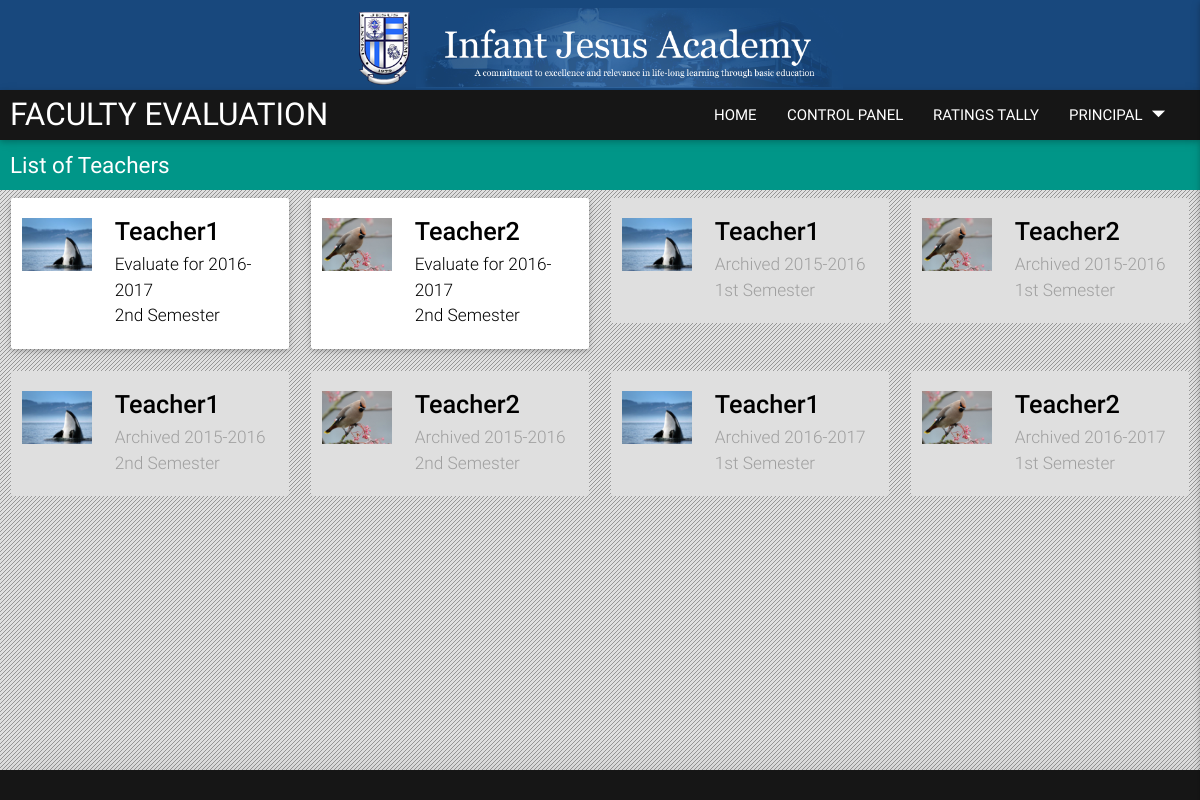
The page / (signed in) on the database its author committed.
### tables this page shows
CREATE TABLE `results` (
  `id` int(11) NOT NULL AUTO_INCREMENT,
  `year` int(11) DEFAULT NULL,
  `semester` int(11) DEFAULT '0',
  `evaluator` varchar(100) DEFAULT NULL,
  `to_evaluate` varchar(100) DEFAULT NULL,
  `tc` float(7,4) DEFAULT NULL,
  `ea` float(7,4) DEFAULT NULL,
  `ap` float(7,4) DEFAULT NULL,
  `student` float(7,4) DEFAULT NULL,
  `evtype` varchar(60) DEFAULT NULL,
  `open` tinyint(1) DEFAULT '0',
  PRIMARY KEY (`id`)
);

CREATE TABLE `img_uploads` (
  `id` int(11) NOT NULL AUTO_INCREMENT,
  `userId` varchar(150) DEFAULT NULL,
  `img_reference` varchar(100) DEFAULT NULL,
  PRIMARY KEY (`id`)
);

CREATE TABLE `results_archive` (
  `id` int(11) NOT NULL AUTO_INCREMENT,
  `year` int(11) DEFAULT NULL,
  `semester` int(11) DEFAULT '0',
  `evaluator` varchar(100) DEFAULT NULL,
  `to_evaluate` varchar(100) DEFAULT NULL,
  `tc` float(7,4) DEFAULT NULL,
  `ea` float(7,4) DEFAULT NULL,
  `ap` float(7,4) DEFAULT NULL,
  `student` float(7,4) DEFAULT NULL,
  `evtype` varchar(60) DEFAULT NULL,
  `open` tinyint(1) DEFAULT '0',
  PRIMARY KEY (`id`)
);

### index.php (called while the page is built, shortened)
<?php
	$base_controller = 'app';
	require_once BASEPATH.'include/router.php';

### application/include/common.php (called while the page is built, shortened)
<?php if ( ! defined('BASEPATH')) exit('No direct script access allowed');
	require BASEPATH.'include/checklogin.php';
class Common
{
	var $link;
	function get_connection()
	{
		include BASEPATH.'include/connect.php';
		$this->link = $con;
	}
	function this_view($view, $data = NULL, $data2 = NULL, $data3 = NULL, $data4 = NULL, $data5 = NULL)
	{
		include BASEPATH.'views/templates/header.php';
		include BASEPATH.$view;
		include BASEPATH.'views/templates/footer.php';
	}
	function check_user_login()
	{
		$check = new Check_login();
		$check->check_user_session($this->link);
		return $check->get_status();
	}
	function logged_as_principal($type = 'both')
	{
		$check = new Check_login();
		if ($this->check_user_login() && $check->is_user_principal($type))
		{
			return TRUE;
		}
		else return FALSE;
	}
	function allow_supervisors()
	{
		if ($this->check_user_login() AND $_SESSION['supervisor'] != 'none')
		{
			return TRUE;
		}
		else return FALSE;
	}
	function get_session_info($info)
	{
		if ($this->check_user_login() && $info != 'password')
		{
			return $_SESSION[$info];
		}
		else return NULL;
	}
}

### application/include/checklogin.php (called while the page is built, shortened)
<?php if ( ! defined('BASEPATH')) exit('No direct script access allowed');
class Check_login
{
	var $login_status = FALSE;
	function get_status()
	{
		return $this->login_status;
	}
	function check_user_session($con)
	{
		if (isset($_SESSION['userid']) && isset($_SESSION['logid']) && isset($_SESSION['uname'])
			&& isset($_SESSION['password']) && isset($_SESSION['utype']) && isset($_SESSION['supervisor']))
		{
			$userid = mysqli_real_escape_string($con, $_SESSION['userid']);
			$logid = preg_replace('#[^a-zA-Z0-9]#', '', $_SESSION['logid']);
			$password = mysqli_real_escape_string($con, $_SESSION['password']);
			$utype = preg_replace('#[^a-z]#', '', $_SESSION['utype']);
			$supervisor = preg_replace('#[^a-z]#', '', $_SESSION['supervisor']);
			$this->login_status = $this->auth_user($con, $userid, $logid, $password, $utype, $supervisor);
		}
	}
	function auth_user($con, $userid, $logid, $password, $utype, $supervisor)
	{
		$sql = "SELECT *
				FROM users
				WHERE hashid COLLATE latin1_general_cs LIKE ? AND logid COLLATE latin1_general_cs LIKE ?
				AND password=? AND utype=? AND supervisor=? AND activation=1 AND is_deleted=0";
		$stmt = mysqli_prepare($con, $sql);
		mysqli_stmt_bind_param($stmt, 'sssss', $userid, $logid, $password, $utype, $supervisor);
		mysqli_stmt_execute($stmt);
		$query = mysqli_stmt_get_result($stmt);
		$numrows = mysqli_num_rows($query);
		if ($numrows > 0)
			return true;
	}
	function is_user_principal($type = 'both')
	{
		if ($type == 'both')
		{
			if (preg_replace('#[^a-z]#', '', $_SESSION['supervisor']) == 'principal'
				OR preg_replace('#[^a-z]#', '', $_SESSION['supervisor']) == 'api')
				return true;
		}
		elseif ($type == 'principal')
		{
			if (preg_replace('#[^a-z]#', '', $_SESSION['supervisor']) == 'principal')
				return true;
		}
		else return false;
	}
}

### application/process/evaluation_entries.php (called while the page is built, shortened)
<?php if ( ! defined('BASEPATH')) exit('No direct script access allowed');
class Evaluation_entries
{
	function get_persons_to_evaluate($con, $userid)
	{
		$sql = "SELECT to_evaluate, users.uname, evtype, users.supervisor, results.open, tc, ea, ap, student, year, semester
				FROM results
				INNER JOIN users ON users.hashid =results.to_evaluate
				WHERE evaluator='$userid'";
		$query = mysqli_query($con, $sql);
		$persons = array();
		$a = 0;
		while ($row = mysqli_fetch_array($query))
		{
			$answered = 'no';
			$persons[$a] = array(
				'userid' => $row[0],
				'full_name' => ucwords($row[1]),
				'type' => $row[2],
				'position' => $row[3],
				'open' => $row[4],
				'year' => substr($row[9], 0, strlen($row[9]) / 2).'-'.substr($row[9], strlen($row[9]) / 2),
				'semester' => $row[10],
				'is_answered' => $answered
			);
			$a++;
		}
		return $persons;
	}
}

### application/process/file_upload_parser.php (called while the page is built, shortened)
<?php if ( ! defined('BASEPATH')) exit('No direct script access allowed');
class File_upload_parser
{
	function get_image_reference($con, $id, $no_photo_ref)
	{
		$sql = "SELECT img_reference
				FROM img_uploads
				WHERE userId=?";
		$stmt = mysqli_prepare($con, $sql);
		mysqli_stmt_bind_param($stmt, 's', $id);
		mysqli_stmt_execute($stmt);
		$query = mysqli_stmt_get_result($stmt);
		$row = mysqli_fetch_array($query);
		$numrows = mysqli_num_rows($query);
		if ($numrows == 0)
		{
			return $no_photo_ref;
		}
		else return base_url.$row[0];
	}
}

### application/process/evaluation_archive.php (called while the page is built, shortened)
<?php if ( ! defined('BASEPATH')) exit('No direct script access allowed');
class Evaluation_archive
{
	function get_archived_evaluation($con, $userid)
	{
		$sql = "SELECT to_evaluate, users.uname, evtype, users.supervisor, year, semester
				FROM results_archive
				INNER JOIN users ON users.hashid =results_archive.to_evaluate
				WHERE evaluator='$userid';";
		$query = mysqli_query($con, $sql);
		$persons = array();
		$a = 0;
		while ($row = mysqli_fetch_array($query))
		{
			$persons[$a] = array(
				'userid' => $row[0],
				'full_name' => ucwords($row[1]),
				'type' => $row[2],
				'position' => $row[3],
				'year' => $row[4],
				'semester' => $row[5]
			);
			$a++;
		}
		return $persons;
	}
}

### application/views/main.php (the view, shortened to what this page needs)
<main>
	<div class="container">
		<div class="nav-wrapper subNav">
			<span class="brand-logo" style="text-transform: none !important;">List of Teachers</span>
		</div>
<?php
	$entries = $data;
	$cardNum = 0;
	if ($entries != NULL)
	{
		foreach ($entries as &$entry)
		{
			if ($entry['semester'] == 1)
			{
				$semester = '1st Semester';
			}
			elseif ($entry['semester'] == 2)
			{
				$semester = '2nd Semester';
			}
			else $semester = '';
			$link_text = 'Evaluate for '.$entry['year'].'<br>'.$semester;
			$closed = '[Closed]';
			$link = '';
			if ($entry['open'])
			{
				if ($entry['is_answered'] == 'no')
				{
					$link = '/app/evaluation/'.$entry['userid'].'/'.$entry['semester'];
				}
				else
				{
					$link_text = 'Score for '.$entry['year'].'<br>'.$semester;
					$link = '/app/score/'.$entry['userid'].'/'.$entry['semester'];
				}
				$closed = '';
			}
			if($cardNum == 0) echo '<div class="row">';
			echo '
				<div class="col l3 m6 s8 offset-s2" id="teacher1">';
			if ($closed == '')
				echo "
					<div class='card waves-effect hoverable' id='eval-card'>
					<a class=' card-content' href=".$link.">";
			else
				echo "
					<div class='card waves-effect disabledCard'>
					<a class='card-content' href=".$link.">";
			echo "
				<div class='row'>
					<div class='col s4 m4'>
						<div class='imgholder1x1'>
							<img src=".$this->get_photo($entry['userid']).">
						</div>
					</div>
					<div class='col s8 m8'>";
			if ($entry['type'] == 'self')
				echo "
						<h6 class='flow-text name'>Self Evaluation</h6>";
			else
				echo "
						<h6 class='flow-text name'>".$entry['full_name']."</h6>";
			echo "
						<p class='bodyText flow-text'>".$link_text."</p>
					</div>
				</div>
				</a>
				</div>
			</div>";
			$cardNum++;
		}
	}
	$archives = $data2;
	if ($archives != NULL)
	{
		foreach ($archives as &$archive)
		{
			if($cardNum > 3) $cardNum = 0;
			if ($archive['semester'] == 1)
			{
				$semester = '1st Semester';
			}
			elseif ($archive['semester'] == 2)
			{
				$semester = '2nd Semester';
			}
			else $semester = '';
			$link = '/app/archive/'.$archive['userid'].'/'.$archive['year'].'/'.$archive['semester'];
			$date = substr($archive['year'], 0, strlen($archive['year']) / 2).'-'.substr($archive['year'], strlen($archive['year']) / 2);
			$link_text = 'Archived '.$date.'<br>'.$semester;
			if($cardNum == 0) echo '<div class="row">';
			echo '
				<div class="col l3 m6 s8 offset-s2" id="teacher1">';
			echo "
				<div class='card waves-effect disabledCard'>
					<a class='card-content' href=".$link.">";
			echo "
				<div class='row'>
					<div class='col s4 m4'>
						<div class='imgholder1x1'>
							<img src=".$this->get_photo($archive['userid']).">
						</div>
					</div>
					<div class='col s8 m8'>";
			if ($archive['type'] == 'self')
				echo "
						<h6 class='flow-text name'>Self Evaluation</h6>";
			else
				echo "
						<h6 class='flow-text name'>".$archive['full_name']."</h6>";
			echo "
						<p class='bodyText flow-text'>".$link_text."</p>
					</div>
				</div>
				</a>
				</div>
			</div>";
			if($cardNum == 3)echo '</div>';
			$cardNum++;
		}
	}
?>
	</div>
</main>

### application/include/router.php (shortened to what this page needs)
<?php if ( ! defined('BASEPATH')) exit('No direct script access allowed');
	$controller_name = ucwords($base_controller);
	$function_name = 'index';
	if (class_exists($controller_name))
	{
		$controller = new $controller_name;
		if (method_exists($controller_name, $function_name))
		{
			if (isset($parameter1) && isset($parameter2) &&  isset($parameter3))
			{
				$controller->$function_name($parameter1, $parameter2, $parameter3);
			}
			elseif (isset($parameter1) && isset($parameter2))
			{
				$controller->$function_name($parameter1, $parameter2);
			}
			elseif (isset($parameter1))
			{
				$controller->$function_name($parameter1);
			}
			else $controller->$function_name();
		}
		else exit('Error 404 Page does not exist');
	}
	else exit('Error: Invalid URL');

### application/controller/app.php (shortened to what this page needs)
<?php if ( ! defined('BASEPATH')) exit('No direct script access allowed');
	require_once BASEPATH.'include/common.php';
class App extends Common
{
	function index()
	{
		if($this->check_user_login())
		{
			$data = $this->get_list_of_evaluation();
			$data2 = $this->get_list_of_archived();
			$this->this_view('views/main.php', $data, $data2);
		}
		else $this->this_view('views/login.php');
	}
	function get_list_of_evaluation()
	{
		include BASEPATH.'process/evaluation_entries.php';
		$entries = new Evaluation_entries();
		$list = $entries->get_persons_to_evaluate($this->link, $this->get_session_info('userid'));
		return $list;
	}
	function get_list_of_archived()
	{
		include BASEPATH.'process/evaluation_archive.php';
		$entries = new Evaluation_archive();
		$list = $entries->get_archived_evaluation($this->link, $this->get_session_info('userid'));
		return $list;
	}
	function get_photo($id)
	{
		if ( ! $this->check_user_login()) exit ('Not logged in');
		$no_photo_ref = base_url.'/images/defaultavatar.jpg';
		include_once BASEPATH.'process/file_upload_parser.php';
		$photo = new File_upload_parser();
		return $photo->get_image_reference($this->link, $id, $no_photo_ref);
	}
}

### application/views/templates/header.php (shortened to what this page needs)
<!DOCTYPE html>
<html>
<head>
	<link rel="stylesheet" href="<?php echo htmlspecialchars(STATICPATH."css/materialize.css");?>">
	<link rel="stylesheet" href="<?php echo htmlspecialchars(STATICPATH."css/main.css");?>">
</head>
<body>
	<header class="navbar-fixed">
			<div id="headImageHolder">
				<center class="navImg hide-on-small-only">
					<img src="/static/images/badge.png"/>
					<img src="<?php echo htmlspecialchars(STATICPATH."images/Logo.png");?>"/>
				</center>
			</div>
			<nav class="z-depth-1" id="navHolder">
				<?php if ($this->check_user_login()) echo'
				<a href="#" class="brand-logo">FACULTY EVALUATION</a>';
				?>
				<ul id="nav-mobile" class="right hide-on-med-and-down">
					<?php if ($this->check_user_login()) echo "<li><a class='custom-btn waves-effect waves-light' href='".base_url."'>HOME</a></li>";?>
					<?php if ($this->logged_as_principal()) echo "<li><a class='custom-btn waves-effect waves-light' href='".base_url."admin'>CONTROL PANEL</a></li>";?>
					<?php if ($this->allow_supervisors()) echo "<li><a class='custom-btn waves-effect waves-light' href='".base_url."app/view_ratings'>RATINGS TALLY</a></li>";?>
					<?php if ($this->check_user_login()) echo '<li><a class="custom-btn dropdown-button waves-effect waves-light" data-activates="user-dropdown">'.$this->get_session_info('uname').'<i class="material-icons right">arrow_drop_down</i></a></li>';?>
				</ul>
			</nav>
	</header>

### application/views/templates/footer.php (shortened to what this page needs)
<footer class="page-footer z-depth-3">
</footer>
</body>
</html>

### static/css/main.css (style rules this page uses)
.row { margin: 0px !important; width: 100% !important; }
li { list-style-type: none; }
header { width:100%; height: 140px !important; background-color: #18487d; }
.imgholder1x1 { overflow: hidden; position: relative; width: 100%; }
.imgholder1x1:before { content: ""; display: block; padding-top: 100%; }
.imgholder1x1 img { position: absolute; top: 0; left:0; width: 100%; }
.card { display: flex; align-items: center; justify-content: center; }
.navImg { overflow: hidden; height: 100%; }
.navImg > img { height: 90%; margin-top: 0.5em; }
#headImageHolder { height: 90px; }
#navHolder { position: static; -webkit-box-sizing: border-box; -moz-box-sizing: border-box; box-sizing: border-box; height: 50px; background-color: #161616 !important; line-height: 50px; }
#navHolder li { padding-left: 0px; padding-right: 0px; }
#navHolder i { font-size: 2.1rem; line-height: 150%; padding-right: 0.7rem; }
footer.page-footer { margin-top: 0px !important; height: 30px; line-height: 30px; background-color: #161616 !important; }
body { display: flex; min-height: 100vh; flex-direction: column; background: url(/static/images/bg.png) repeat; }
main { height: auto; flex: 1 0 auto; display: flex; }
a.card-content { width:100%; padding-left:0px !important; padding-right:0px !important; display: flex; }
a.card-content .row { margin: 0px !important; width:100%; height:100%; }
.bodyText { font-size: 1.15rem; color: #000 !important; }
.subNav { overflow: hidden; background-color: #009688 !important; color: #fff; font-weight: 400; line-height: 50px; font-size: 1.5rem; width: 100%; top:50px; z-index: 2; }
.container { margin: 0px; width: 100%; max-width: none; }
.name { text-align: left !important; margin-top: 0px; font-weight: 500; color: #000; text-transform:capitalize; }
.brand-logo { margin-left: 10px; text-transform:capitalize; color: #fff; }
.waves-effect { display: inherit; transition: all .2s ease-out; }
.disabledCard, .disabledCard h5.name.flow-text, .disabledCard p.bodyText.flow-text { background-color: #dfdfdf !important; box-shadow: none; color: #9f9f9f !important; cursor: default; }
body { overflow: auto !important; }
#navHolder .dropdown-button { text-transform: uppercase; }
#navHolder .dropdown-button i { margin-left: 0px; height: inherit; }

### rows shown on the page
results: to_evaluate.img_reference (picture), full_name "Teacher1", year "2016-2017", semester "2nd Semester"
results: to_evaluate.img_reference (picture), full_name "Teacher2", year "2016-2017", semester "2nd Semester"
results_archive: to_evaluate.img_reference (picture), full_name "Teacher1", year "2015-2016", semester "1st Semester"
results_archive: to_evaluate.img_reference (picture), full_name "Teacher2", year "2015-2016", semester "1st Semester"
results_archive: to_evaluate.img_reference (picture), full_name "Teacher1", year "2015-2016", semester "2nd Semester"
results_archive: to_evaluate.img_reference (picture), full_name "Teacher2", year "2015-2016", semester "2nd Semester"
img_uploads: img_reference (picture)
img_uploads: img_reference (picture)

### other values the page prints
$this->get_session_info('uname') "PRINCIPAL"
$archive['full_name'] "Teacher1"
$date "2016-2017"
$semester "1st Semester"
$archive['full_name'] "Teacher2"
